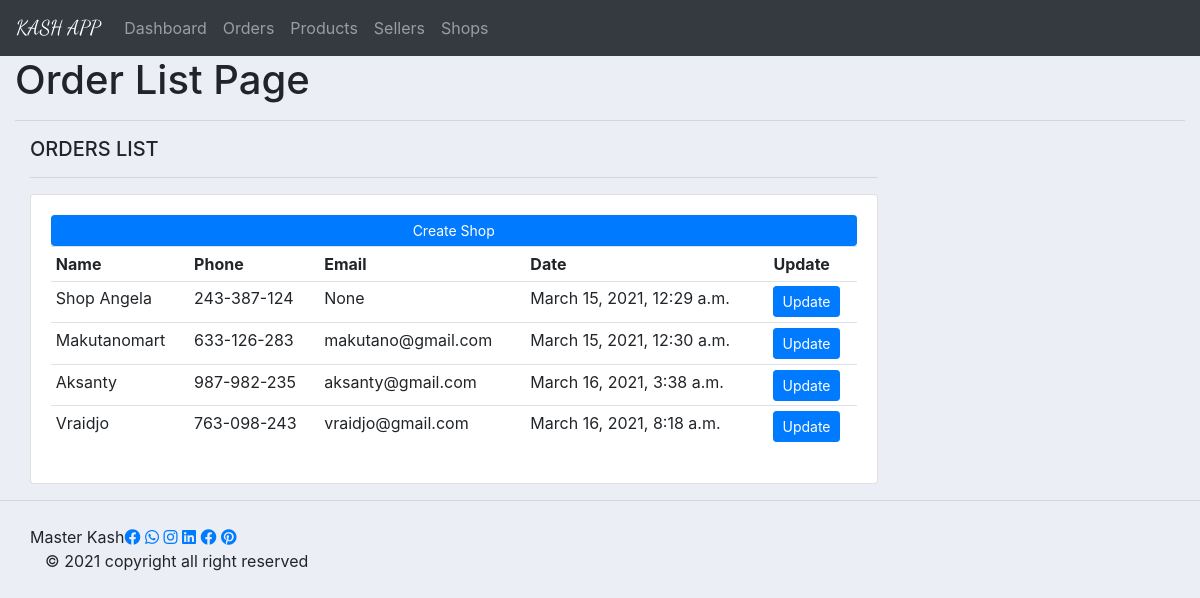
The app's page /shop/shop_list with its own data.
### shop/models.py (models this page shows, shortened)
class Shop(models.Model):
    user = models.OneToOneField(User, null=True, blank=True, on_delete=models.CASCADE)
    name = models.CharField(max_length=200, null=True)
    phone = models.CharField(max_length=200, null=True)
    email = models.EmailField(max_length=200, null=True)
    date_created = models.DateTimeField(auto_now_add=True, null=True)

### shop/views.py (the view)
# urls.py: path('shop_list', views.shopList, name="shop_list"),
def shopList(request):
    shops = Shop.objects.all()
    context = {
        'shops': shops
    }
    return render(request, "shop/shops_list.html", context)

### templates/shop/shops_list.html
{% extends 'main.html' %}
{% block content %}
    <h1>Order List Page</h1>
    <hr>
	<div class="col-md-9">
		<h5>ORDERS LIST</h5>
		<hr>
		<div class="card card-body">
			<a class="btn btn-primary  btn-sm btn-block" href="{% url 'register_shop' %}">Create Shop</a>
			<table class="table table-sm">
				<tr>
					<th>Name</th>
					<th>Phone</th>
					<th>Email</th>
					<th>Date</th>
					<th>Update</th>
				</tr>
				{% for shop in shops %}
					<tr>
						<td>{{ shop.name }}</td>
						<td>{{ shop.phone }}</td>
						<td>{{ shop.email }}</td>
						<td>{{ shop.date_created }}</td>
						<td><a type="button" href="{% url 'update_shop' shop.id %}" class="btn btn-primary btn-sm">Update</a></td>
					</tr>
				{% endfor %}
			</table>
		</div>
	</div>
{% endblock %}

### static/css/style.css (style rules this page uses)
body { background-color: #ebeff5; }

### records on screen
Shop: name "Shop Angela", phone "243-387-124", email "None", date_created "March 15, 2021, 12:29 a.m."
Shop: name "Makutanomart", phone "633-126-283", email "makutano@gmail.com", date_created "March 15, 2021, 12:30 a.m."
Shop: name "Aksanty", phone "987-982-235", email "aksanty@gmail.com", date_created "March 16, 2021, 3:38 a.m."
Shop: name "Vraidjo", phone "763-098-243", email "vraidjo@gmail.com", date_created "March 16, 2021, 8:18 a.m."
